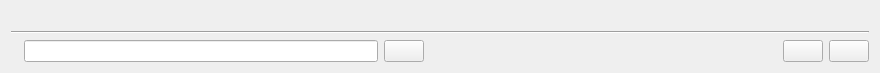
<?xml version="1.0" encoding="UTF-8"?>
<ui version="4.0">
 <class>MainWindow</class>
 <widget class="QMainWindow" name="MainWindow">
  <property name="geometry">
   <rect>
    <x>0</x>
    <y>0</y>
    <width>880</width>
    <height>72</height>
   </rect>
  </property>
  <property name="windowTitle">
   <string>MainWindow</string>
  </property>
  <widget class="QWidget" name="centralWidget">
   <layout class="QVBoxLayout" name="verticalLayout" stretch="1,0,0">
    <item>
     <widget class="QLabel" name="videodisplaylabel">
      <property name="text">
       <string/>
      </property>
     </widget>
    </item>
    <item>
     <widget class="Line" name="line">
      <property name="orientation">
       <enum>Qt::Horizontal</enum>
      </property>
     </widget>
    </item>
    <item>
     <layout class="QHBoxLayout" name="horizontalLayout">
      <item>
       <widget class="QLabel" name="urllabel">
        <property name="text">
         <string/>
        </property>
       </widget>
      </item>
      <item>
       <widget class="QLineEdit" name="urllineEdit"/>
      </item>
      <item>
       <widget class="QPushButton" name="scanpushButton">
        <property name="text">
         <string/>
        </property>
       </widget>
      </item>
      <item>
       <spacer name="horizontalSpacer">
        <property name="orientation">
         <enum>Qt::Horizontal</enum>
        </property>
        <property name="sizeHint" stdset="0">
         <size>
          <width>40</width>
          <height>20</height>
         </size>
        </property>
       </spacer>
      </item>
      <item>
       <widget class="QPushButton" name="startpushButton">
        <property name="text">
         <string/>
        </property>
       </widget>
      </item>
      <item>
       <widget class="QPushButton" name="stoppushButton">
        <property name="text">
         <string/>
        </property>
       </widget>
      </item>
     </layout>
    </item>
   </layout>
  </widget>
 </widget>
 <layoutdefault spacing="6" margin="11"/>
 <resources/>
 <connections/>
</ui>
